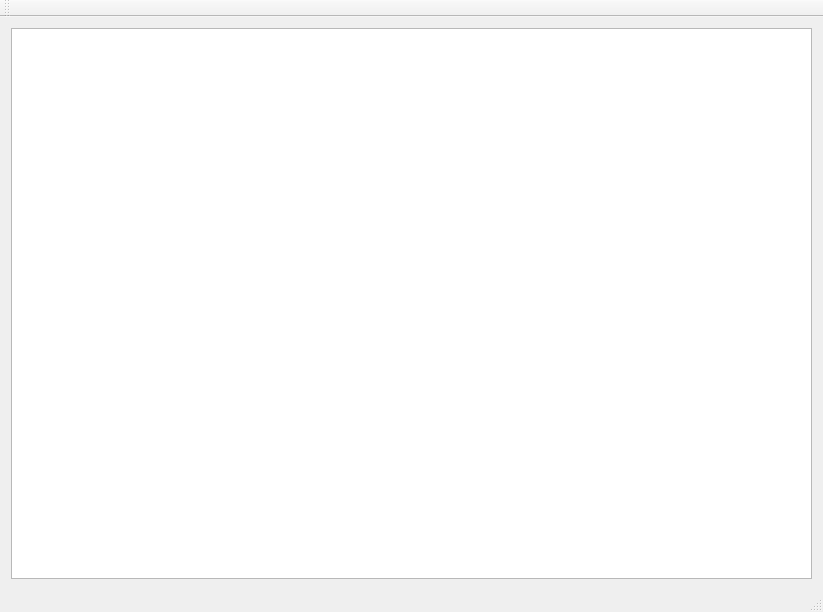
<?xml version="1.0" encoding="UTF-8"?>
<ui version="4.0">
 <class>MainWindow</class>
 <widget class="QMainWindow" name="MainWindow">
  <property name="geometry">
   <rect>
    <x>0</x>
    <y>0</y>
    <width>823</width>
    <height>612</height>
   </rect>
  </property>
  <property name="windowTitle">
   <string>MainWindow</string>
  </property>
  <widget class="QWidget" name="centralWidget">
   <layout class="QHBoxLayout" name="horizontalLayout">
    <item>
     <widget class="QTreeView" name="treeView"/>
    </item>
   </layout>
  </widget>
  <widget class="QMenuBar" name="menuBar">
   <property name="geometry">
    <rect>
     <x>0</x>
     <y>0</y>
     <width>823</width>
     <height>25</height>
    </rect>
   </property>
  </widget>
  <widget class="QStatusBar" name="statusBar"/>
  <widget class="QToolBar" name="mainToolBar">
   <attribute name="toolBarArea">
    <enum>TopToolBarArea</enum>
   </attribute>
   <attribute name="toolBarBreak">
    <bool>false</bool>
   </attribute>
  </widget>
 </widget>
 <layoutdefault spacing="6" margin="11"/>
 <resources/>
 <connections/>
</ui>
